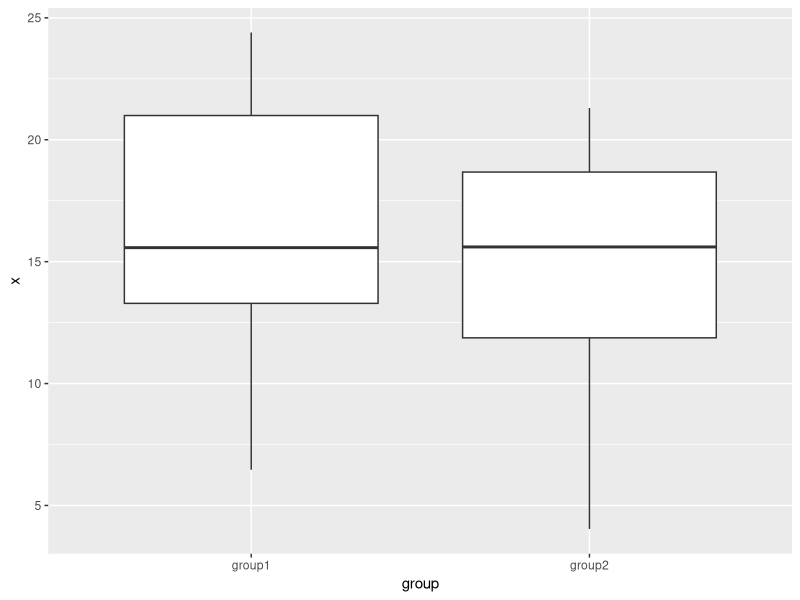

Recreate this plot in R.
# make a dataset 

df <- data.frame(x = rnorm(50,16,4), 
                 group = rep(c("group1", "group2"), each = 25))

library(tidyverse)

df %>% group_by(group) %>% 
  summarise(mean = mean(x),
            n = length(n),
            sdev = sd(x))


df %>% ggplot(aes(x = group, y = x)) + geom_boxplot()
